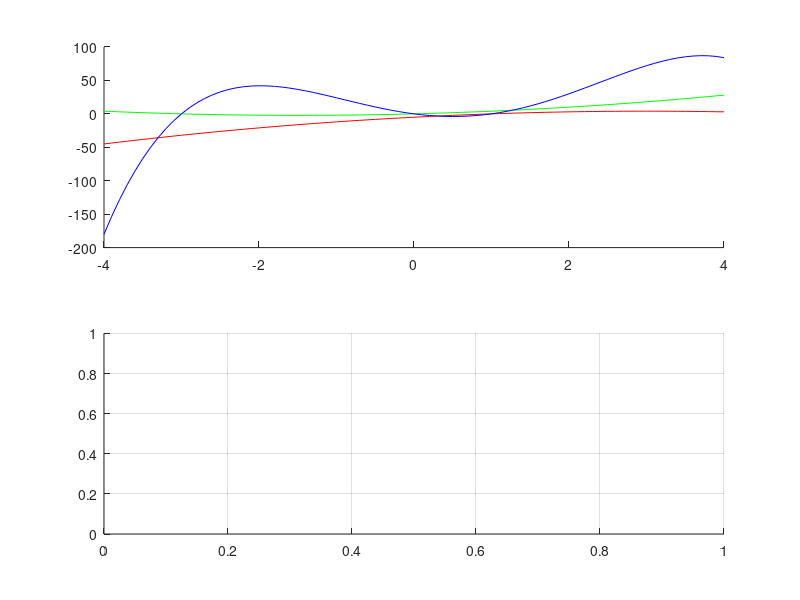

The MATLAB source for this figure: (Note: this script raises an error after producing the figure.)
%Shishmarev Viktor

%% Exercise 2
p1 = [-1 6 -5];
p2 = [1 3 0];
pn = conv(p1, p2)
roots(pn)

%% Exercise 3
i1 = -4:0.1:4;
i2 = -2:0.1:2;
figure()
subplot(2, 1, 1)
hold on
plot(i1, polyval(p1, i1), "r")
plot(i1, polyval(p2, i1), "g")
plot(i1, polyval(pn, i1), "b")
subplot(2, 1, 2)
grid on
hold on
ax = gca;
ax.XAxisLocation = "origin";
ax.YAxisLocation = "origin";
plot(i2, polyval(p1, i2), "r")
plot(i2, polyval(p2, i2), "g")
plot(i2, polyval(pn, i2), "b")

%% Exercise 4
%close("all")
i1 = -2:0.1:2;
i2 = -2:0.4:2;
figure()
hold on
plot(i1, polyval(pn, i1), "r")
stem(i2, polyval(pn, i2), "b")

%% Exercise 5
%close("all")
i1 = -2:0.1:2;
i2 = -2:0.4:2;
pn1 = diff(polyval(pn, i1))/0.1;
pn2 = diff(polyval(pn, i2))/0.4;
figure()
hold on
plot(i1(:,1:length(pn1)), pn1, "r")
stem(i2(:,1:length(pn2)), pn2, "b")